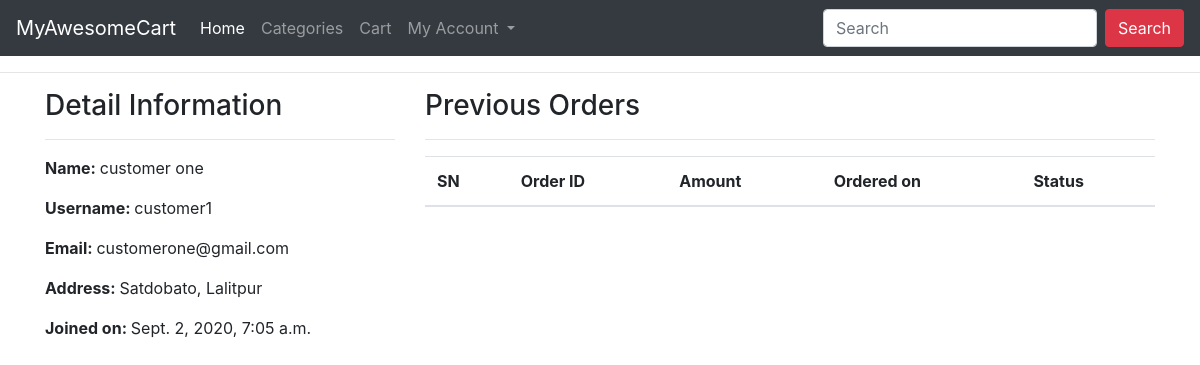
Page /profile/ (signed in) on the committed database.
### ecomapp/models.py (models this page shows, shortened)
class Customer(models.Model):
    user = models.OneToOneField(User, on_delete=models.CASCADE)
    full_name = models.CharField(max_length=200)
    address = models.CharField(max_length=200, null=True, blank=True)
    joined_on = models.DateTimeField(auto_now_add=True)

### ecomapp/views.py (the view)
# urls.py: path("profile/", CustomerProfileView.as_view(), name="customerprofile"),
class CustomerProfileView(TemplateView):
    template_name = "customerprofile.html"
    def dispatch(self, request, *args, **kwargs):
        if request.user.is_authenticated and Customer.objects.filter(user=request.user).exists():
            pass
        else:
            return redirect("/login/?next=/profile/")
        return super().dispatch(request, *args, **kwargs)
    def get_context_data(self, **kwargs):
        context = super().get_context_data(**kwargs)
        customer = self.request.user.customer
        context['customer'] = customer
        orders = Order.objects.filter(cart__customer=customer).order_by("-id")
        context["orders"] = orders
        return context

### templates/customerprofile.html (shortened to what this page needs)
{% extends 'base.html' %}
{% block content %}
<div class="container">
    <div class="row">
        <div class="col-md-4">
            <h3>Detail Information</h3><hr>
            <p><span class="font-weight-bold">Name: </span> {{customer.full_name}}</p>
            <p><span class="font-weight-bold">Username: </span> {{customer.user.username}}</p>
            <p><span class="font-weight-bold">Email: </span> {{customer.user.email}}</p>
            <p><span class="font-weight-bold">Address: </span> {{customer.address}}</p>
            <p><span class="font-weight-bold">Joined on: </span> {{customer.joined_on}}</p>
        </div>
        <div class="col-md-8">
            <h3>Previous Orders</h3>
            <hr>
            <table class="table">
                <thead>
                    <tr>
                        <th>SN</th>
                        <th>Order ID</th>
                        <th>Amount</th>
                        <th>Ordered on</th>
                        <th>Status</th>
                    </tr>
                </thead>
            </table>
        </div>
    </div>
</div>
{% endblock %}

### rows in the picture
Customer: full_name "customer one", user.username "customer1", user.email "customerone@gmail.com", address "Satdobato, Lalitpur", joined_on "Sept. 2, 2020, 7:05 a.m."
